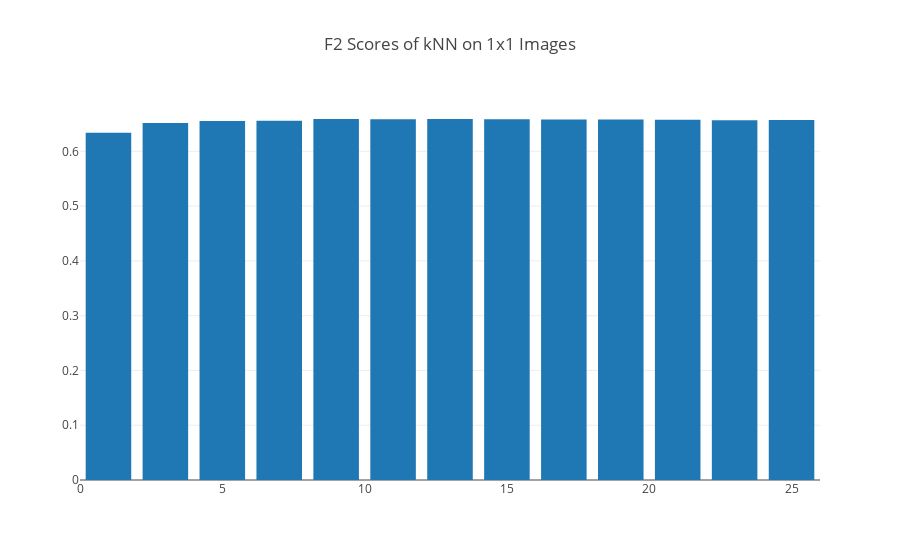

Notebook cell for this chart:
### Code cell
train_images_sp = planet.util.resize_images(train_images, (1, 1))
test_images_sp = planet.util.resize_images(test_images, (1, 1))

ks = range(1, 27, 2)
knn_scores = planet.predict.score_k_nearest_neighbors(train_images_sp, train_labels, ks, 5)
        
knn_scores_fig = planet.util.make_bar_plot(ks, knn_scores, 'F2 Scores of kNN on 1x1 Images')
plotly.offline.iplot(knn_scores_fig, filename=os.path.join(data_dir, 'knns_f2_scores.html'))

### Figure 1 — Plotly figure (JSON) as saved in the notebook; plotly's stock layout.template omitted (floating-point values rounded to 4 significant figures)
{"data": [{"type": "bar", "x": [1, 3, 5, 7, 9, 11, 13, 15, 17, 19, 21, 23, 25], "y": [0.6341, 0.6516, 0.6551, 0.6558, 0.6588, 0.6586, 0.659, 0.6584, 0.6581, 0.6582, 0.6575, 0.6568, 0.6572]}], "layout": {"title": "F2 Scores of kNN on 1x1 Images"}}
